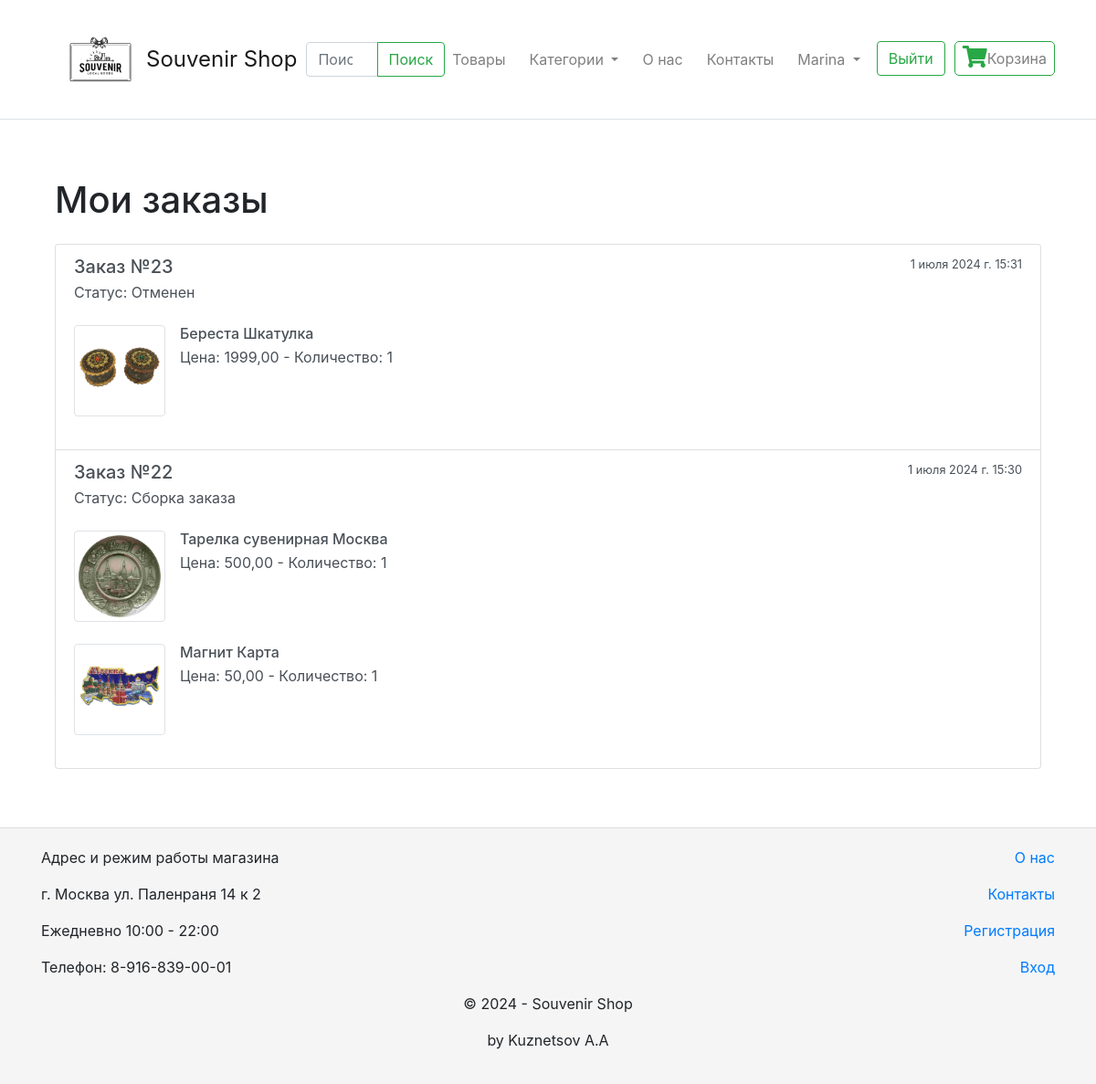
Screenshot of /shop/orders/ (signed in) with the database file from the repository.
### shop/models.py (models this page shows, shortened)
class Order(models.Model):
    user = models.ForeignKey(User, verbose_name='Пользователь', on_delete=models.CASCADE, null=True, blank=True)
    first_name = models.CharField(verbose_name='Имя', max_length=50)
    last_name = models.CharField(verbose_name='Фамилия', max_length=50)
    email = models.EmailField(verbose_name='Email')
    address = models.CharField(verbose_name='Адрес', max_length=250)
    postal_code = models.CharField(verbose_name='Индекс', max_length=20)
    city = models.CharField(verbose_name='Город', max_length=100)
    comment = models.TextField(verbose_name='Комментарий', blank=True, null=True)
    created = models.DateTimeField(verbose_name='Дата создания', auto_now_add=True)
    updated = models.DateTimeField(verbose_name='Дата обновления', auto_now=True)
    paid = models.BooleanField(verbose_name='Оплачено', default=False)
    STATUS_NEW = 'Новый заказ'
    STATUS_PROCESSING = 'Сборка заказа'
    STATUS_DELIVERS = 'Доставляется'
    STATUS_AWAITING_ISSUE = 'Ожидает выдачи в магазине'
    STATUS_COMPLETED = 'Доставлен'
    STATUS_COMPLETED2 = 'Выдан'
    STATUS_CANCELLED = 'Отменен'
    STATUS_CHOICES = [
        (STATUS_NEW, 'Новый заказ'),
        (STATUS_PROCESSING, 'Сборка заказа'),
        (STATUS_DELIVERS, 'Доставляется'),
        (STATUS_AWAITING_ISSUE, 'Ожидает выдачи в магазине'),
        (STATUS_COMPLETED, 'Доставлен'),
        (STATUS_COMPLETED2, 'Выдан'),
        (STATUS_CANCELLED, 'Отменен')
    ]
    status = models.CharField(max_length=32, choices=STATUS_CHOICES, default=STATUS_NEW,verbose_name='Статус заказа')
    class Meta:
        ordering = ('-created',)
        verbose_name = 'заказ'
        verbose_name_plural = 'Заказы'

class OrderItem(models.Model):
    order = models.ForeignKey(Order, verbose_name='Заказ', on_delete=models.CASCADE)
    product = models.ForeignKey(Product, verbose_name='Товар', on_delete=models.PROTECT)
    quantity = models.PositiveIntegerField(verbose_name='Количество', default=1)
    price = models.DecimalField(verbose_name='Цена', max_digits=20, decimal_places=2)
    discount = models.DecimalField(verbose_name='Цена со скидкой', max_digits=20, decimal_places=2, default=0)
    class Meta:
        ordering = ['pk']
        verbose_name = 'Товар'
        verbose_name_plural = 'Товары'

class Product(models.Model):
    title = models.CharField(max_length=255, verbose_name='Название товара')
    slug = models.SlugField(max_length=150, verbose_name='slug', unique=True)
    description = models.TextField(verbose_name='Описание товара')
    category = TreeForeignKey('ProductCategory', on_delete=models.PROTECT, default=1,
                              related_name='products', verbose_name='Категория товара')
    sku = models.CharField(max_length=255, verbose_name='Артикул')
    barcode = models.CharField(verbose_name='Штрихкод', max_length=255, blank=True)
    manufacturer = models.CharField(verbose_name='Компания-производитель', max_length=255, blank=True)
    manufacturer_countries = models.CharField(max_length=255, verbose_name='Страна-производитель', blank=True)
    vendor = models.CharField(max_length=255, verbose_name='Производитель', blank=True)
    vendor_code = models.CharField(max_length=255, verbose_name='Артикул производителя', blank=True)
    length = models.DecimalField(max_digits=10, decimal_places=2, verbose_name='Длина (см.)', null=True, blank=True)
    width = models.DecimalField(max_digits=10, decimal_places=2, verbose_name='Ширина (см.)', null=True, blank=True)
    height = models.DecimalField(max_digits=10, decimal_places=2, verbose_name='Высота (см.)', null=True, blank=True)
    weight = models.DecimalField(max_digits=10, decimal_places=2, verbose_name='Вес (г.)', null=True, blank=True)
    price = models.DecimalField(max_digits=20, decimal_places=2, verbose_name='Цена', default=1,
                                validators=[MinValueValidator(0)])
    sale_price = models.DecimalField(max_digits=20, decimal_places=2, verbose_name='Цена со скидкой',
                                     null=True, blank=True, validators=[MinValueValidator(0)])
    quantity = models.IntegerField(verbose_name='Количество товара', default=0, null=True)
    supplier = models.ForeignKey('Supplier', verbose_name='Поставщик', on_delete=models.CASCADE, null=True, blank=True)
    supplier_sku = models.IntegerField(verbose_name='Артикул у поставщика', default=0, null=True)
    supplier_url = models.URLField(verbose_name='URL', blank=True)
    supplier_price = models.IntegerField(verbose_name='Цена у поставщика', default=0, null=True,
                                         validators=[MinValueValidator(0)])
    supplier_quantity = models.IntegerField(verbose_name='Количество товара у поставщика', default=0, null=True)
    publish = models.BooleanField(verbose_name='Опубликовано', default=True)
    author = models.ForeignKey(User, verbose_name='Автор', on_delete=models.CASCADE, default=1)
    created = models.DateTimeField(verbose_name='Дата создания', auto_now_add=True)
    updated = models.DateTimeField(verbose_name='Дата обновления', auto_now=True)
    image = models.ImageField(upload_to='products/', verbose_name='Изображение', null=True, blank=True)
    class Meta:
        ordering = ['pk']
        verbose_name = 'Товар'
        verbose_name_plural = 'Товары'

### shop/views.py (the view)
# urls.py: path('orders/', orders, name='orders'),
@login_required
def orders(request):
    user_orders = Order.objects.filter(user=request.user)
    return render(request, 'orders.html', {'orders': user_orders})

### shop/context_processors.py (called while the page is built)
def categories(request):
    return {'categories': ProductCategory.objects.all()}

### shop/models.py (called while the page is built)
    def get_absolute_url(self):
        return reverse('shop:product-by-category', args=[str(self.slug)])

### templates/orders.html
{% extends 'base.html' %}
{% block content %}
<div class="container py-5">
    <h1 class="mb-4">Мои заказы</h1>
    {% if orders %}
    <div class="list-group">
        {% for order in orders %}
        <div class="list-group-item list-group-item-action">
            <div class="d-flex w-100 justify-content-between">
                <h5 class="mb-1">Заказ №{{ order.id }}</h5>
                <small>{{ order.created }}</small>
            </div>
            <p class="mb-1">Статус: {{ order.status }}</p>
            <ul class="list-unstyled">
                {% for item in order.orderitem_set.all %}
                <li class="media my-4">
                    {% if item.product.image %}
                    <img src="{{ item.product.image.url }}" alt="{{ item.product.title }}" class="mr-3 img-thumbnail" style="width: 100px;">
                    {% else %}
                    <div class="mr-3" style="width: 100px; text-align: center;">Изображение отсутствует</div>
                    {% endif %}
                    <div class="media-body">
                        <h6 class="mt-0 mb-1">{{ item.product.title }}</h6>
                        <p>Цена: {{ item.price }} - Количество: {{ item.quantity }}</p>
                    </div>
                </li>
                {% endfor %}
            </ul>
        </div>
        {% endfor %}
    </div>
    {% else %}
    <p>У вас пока нет заказов.</p>
    {% endif %}
</div>
{% endblock %}

### templates/base.html (shortened to what this page needs)
{% load static %}
<!DOCTYPE html>
<html lang="ru">
<head>
    <link rel="stylesheet" href="https://stackpath.bootstrapcdn.com/bootstrap/4.5.2/css/bootstrap.min.css" />
    <link rel="stylesheet" href="https://cdnjs.cloudflare.com/ajax/libs/font-awesome/5.15.3/css/all.min.css">
</head>
<body>
    <div class="wrapper">
        <header>
            <nav class="navbar navbar-expand-sm navbar-light bg-white border-bottom box-shadow mb-3">
                <div class="container d-flex justify-content-between align-items-center">
                    <a class="navbar-brand" href="/">
                        <img src="{% static 'images/SouvenirShopLogo.png' %}" alt="Souvenir Shop Logo">
                        <span class="site-title">Souvenir Shop</span>
                    </a>
                    <form class="form-inline search-form" action="{% url 'shop:search' %}" method="get">
                        <div class="input-group">
                            <input class="form-control" type="search" placeholder="Поиск" aria-label="Search" name="q">
                            <div class="input-group-append">
                                <button class="btn btn-outline-success" type="submit">Поиск</button>
                            </div>
                        </div>
                    </form>
                    <div class="collapse navbar-collapse" id="navbarSupportedContent">
                        <ul class="navbar-nav ml-auto">
                            <li class="nav-item">
                                <a class="nav-link" href="/">Товары</a>
                            </li>
                            <li class="nav-item dropdown">
                                <a class="nav-link dropdown-toggle" href="#" id="navbarDropdown" role="button" data-toggle="dropdown" aria-haspopup="true" aria-expanded="false">
                                    Категории
                                </a>
                            </li>
                            <li class="nav-item">
                                <a class="nav-link" href="{% url 'shop:about' %}">О нас</a>
                            </li>
                            <li class="nav-item">
                                <a class="nav-link" href="{% url 'shop:contact' %}">Контакты</a>
                            </li>
                            {% if user.is_authenticated %}
                            <li class="nav-item dropdown">
                                <a class="nav-link dropdown-toggle" href="#" id="userDropdown" role="button" data-toggle="dropdown" aria-haspopup="true" aria-expanded="false">
                                    {{ user.username }}
                                </a>
                            </li>
                            <li class="nav-item">
                                <form action="{% url 'logout' %}" method="post" style="display: inline;">
                                    <button type="submit" class="btn btn-outline-success btn-block">Выйти</button>
                                </form>
                            </li>
                            {% endif %}
                            <li class="nav-item cart-icon">
                                <a class="nav-link" href="{% url 'shop:view_cart' %}">
                                    <i class="fas fa-shopping-cart"></i>
                                    Корзина
                                </a>
                            </li>
                        </ul>
                    </div>
                </div>
            </nav>
        </header>
        <div class="content">
            <div class="container">
                <main role="main" class="pb-3">
                    {% block content %}{% endblock %}
                </main>
            </div>
        </div>
        <footer class="footer">
            <div class="container">
                <div class="row">
                    <div class="col-md-6">
                        <p>Адрес и режим работы магазина</p>
                        <p>г. Москва ул. Паленраня 14 к 2</p>
                        <p>Ежедневно 10:00 - 22:00</p>
                        <p>Телефон: 8-916-839-00-01</p>
                    </div>
                    <div class="col-md-6 text-right">
                        <p><a href="{% url 'shop:about' %}">О нас</a></p>
                        <p><a href="{% url 'shop:contact' %}">Контакты</a></p>
                        <p><a href="{% url 'shop:register' %}">Регистрация</a></p>
                        <p><a href="{% url 'login' %}">Вход</a></p>
                    </div>
                </div>
                <div class="row">
                    <div class="col-md-12 text-center">
                        <p>&copy; 2024 - Souvenir Shop</p>
                        <p>by Kuznetsov A.A</p>
                    </div>
                </div>
            </div>
        </footer>
    </div>
</body>
</html>

### templates/base.html (style rules this page uses)
.navbar { display: flex; justify-content: space-between; align-items: center; padding: 0; }
.navbar-brand { display: flex; align-items: center; margin-right: auto; padding: 0; }
.navbar-brand img { width: 130px; height: 130px; margin-right: 35px; }
.navbar-brand .site-title { font-size: 1.5rem; margin: -50px; }
.search-form { margin-left: 60px; padding: 0; }
html, body { height: 100%; margin: 0; padding: 0; }
.wrapper { min-height: 100%; display: flex; flex-direction: column; }
.content { flex: 1; }
.footer { background-color: #f5f5f5; text-align: center; padding: 20px 0; border-top: 1px solid #ddd; }
.footer .row { display: flex; justify-content: space-between; align-items: center; }
.footer .col-md-6 { text-align: left; }
.footer .col-md-6.text-right { text-align: right; }
.navbar-nav .nav-item { margin-right: 10px; }
.navbar-nav .nav-item:last-child { margin-right: 0; }
.navbar-nav .nav-link { white-space: nowrap; }
.cart-icon { display: flex; flex-direction: column; align-items: center; }
.cart-icon .fas { font-size: 1.5rem; margin-bottom: 5px; color: #28a745; }
.cart-icon a { color: #28a745; text-decoration: none; border: 1px solid #28a745; padding: 5px 10px; border-radius: 5px; transition-duration: 0.4s; display: flex; align-items: center; justify-content: center; height: 38px; }
.btn-outline-success { height: 38px; }

### rows the page displays
Order: id "23", created "1 июля 2024 г. 15:31", status "Отменен"
OrderItem: product.image (picture), product "Береста Шкатулка", price "1999,00", quantity "1"
Order: id "22", created "1 июля 2024 г. 15:30", status "Сборка заказа"
OrderItem: product.image (picture), product "Тарелка сувенирная Москва", price "500,00", quantity "1"
OrderItem: product.image (picture), product "Магнит Карта", price "50,00", quantity "1"

### other values shown
{{ user.username }} "Marina"
